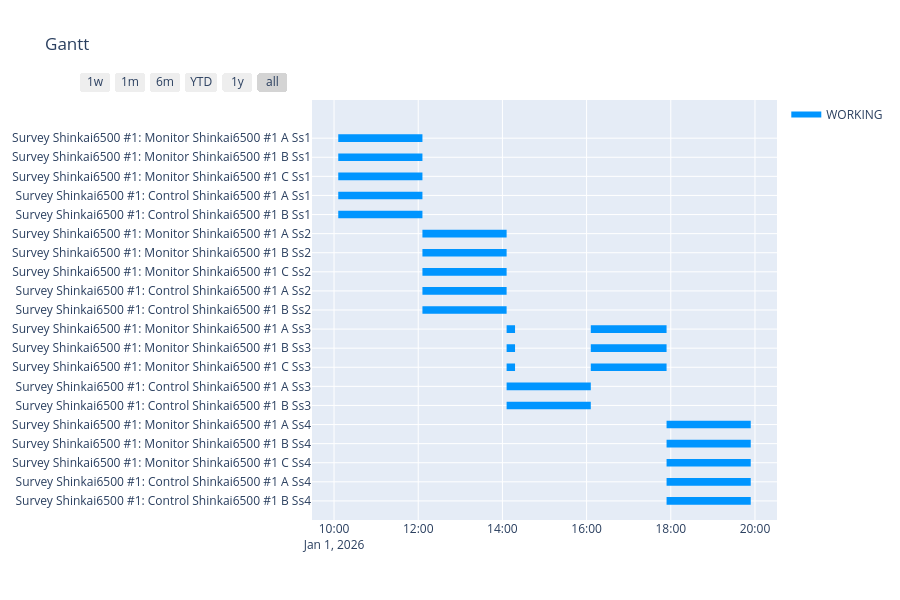

The cell this chart's notebook holds for it:
### Code cell
workflow_list = [sn6500_1_survey1]
task_id_list = [
    sn6500_1_monitor_A_Ss1.ID, sn6500_1_monitor_B_Ss1.ID, sn6500_1_monitor_C_Ss1.ID,
    sn6500_1_control_A_Ss1.ID, sn6500_1_control_B_Ss1.ID,
    sn6500_1_monitor_A_Ss2.ID, sn6500_1_monitor_B_Ss2.ID, sn6500_1_monitor_C_Ss2.ID,
    sn6500_1_control_A_Ss2.ID, sn6500_1_control_B_Ss2.ID,
    sn6500_1_monitor_A_Ss3.ID, sn6500_1_monitor_B_Ss3.ID, sn6500_1_monitor_C_Ss3.ID,
    sn6500_1_control_A_Ss3.ID, sn6500_1_control_B_Ss3.ID,
    sn6500_1_monitor_A_Ss4.ID, sn6500_1_monitor_B_Ss4.ID, sn6500_1_monitor_C_Ss4.ID,
    sn6500_1_control_A_Ss4.ID, sn6500_1_control_B_Ss4.ID,
    ]

combined_df = []
for wf in workflow_list:
    combined_df.extend(
        wf.create_data_for_gantt_plotly(
            init_datetime=project.init_datetime,
            unit_timedelta=project.unit_timedelta,
            target_id_order_list=list(task_id_list),
            view_ready=False,           # READY も表示したいなら True
            finish_margin=1.0
        )
    )

colors = {"WORKING": "rgb(0, 149, 255)", "READY": "rgb(107,127,135)"}

fig = create_gantt(
    combined_df,
    title="Gantt",
    colors=colors,
    index_col="State",
    showgrid_x=True,
    showgrid_y=True,
    group_tasks=True,
    show_colorbar=True,
)

fig.show()

### Figure 1 — Plotly figure (JSON) as saved in the notebook; plotly's stock layout.template omitted (floating-point values rounded to 4 significant figures)
{"data": [{"fill": "toself", "fillcolor": "rgb(0, 149, 255)", "hoverinfo": "name", "legendgroup": "rgb(0, 149, 255)", "mode": "none", "name": "WORKING", "type": "scatter", "x": ["2026-01-01 10:06:00", "2026-01-01 12:06:00", "2026-01-01 12:06:00", "2026-01-01 10:06:00", "2026-01-01 10:06:00", "2026-01-01 10:06:00", "2026-01-01 12:06:00", "2026-01-01 12:06:00", "2026-01-01 10:06:00", "2026-01-01 10:06:00", "2026-01-01 10:06:00", "2026-01-01 12:06:00", "2026-01-01 12:06:00", "2026-01-01 10:06:00", "2026-01-01 10:06:00", "2026-01-01 10:06:00", "2026-01-01 12:06:00", "2026-01-01 12:06:00", "2026-01-01 10:06:00", "2026-01-01 10:06:00", "2026-01-01 10:06:00", "2026-01-01 12:06:00", "2026-01-01 12:06:00", "2026-01-01 10:06:00", "2026-01-01 10:06:00", "2026-01-01 12:06:00", "2026-01-01 14:06:00", "2026-01-01 14:06:00", "2026-01-01 12:06:00", "2026-01-01 12:06:00", "2026-01-01 12:06:00", "2026-01-01 14:06:00", "2026-01-01 14:06:00", "2026-01-01 12:06:00", "2026-01-01 12:06:00", "2026-01-01 12:06:00", "2026-01-01 14:06:00", "2026-01-01 14:06:00", "2026-01-01 12:06:00", "2026-01-01 12:06:00", "2026-01-01 12:06:00", "2026-01-01 14:06:00", "2026-01-01 14:06:00", "2026-01-01 12:06:00", "2026-01-01 12:06:00", "2026-01-01 12:06:00", "2026-01-01 14:06:00", "2026-01-01 14:06:00", "2026-01-01 12:06:00", "2026-01-01 12:06:00", "2026-01-01 14:06:00", "2026-01-01 14:18:00", "2026-01-01 14:18:00", "2026-01-01 14:06:00", "2026-01-01 14:06:00", "2026-01-01 16:06:00", "2026-01-01 17:54:00", "2026-01-01 17:54:00", "2026-01-01 16:06:00", "2026-01-01 16:06:00", "2026-01-01 14:06:00", "2026-01-01 14:18:00", "2026-01-01 14:18:00", "2026-01-01 14:06:00", "2026-01-01 14:06:00", "2026-01-01 16:06:00", "2026-01-01 17:54:00", "2026-01-01 17:54:00", "2026-01-01 16:06:00", "2026-01-01 16:06:00", "2026-01-01 14:06:00", "2026-01-01 14:18:00", "2026-01-01 14:18:00", "2026-01-01 14:06:00", "2026-01-01 14:06:00", "2026-01-01 16:06:00", "2026-01-01 17:54:00", "2026-01-01 17:54:00", "2026-01-01 16:06:00", "2026-01-01 16:06:00", "2026-01-01 14:06:00", "2026-01-01 16:06:00", "2026-01-01 16:06:00", "2026-01-01 14:06:00", "2026-01-01 14:06:00", "2026-01-01 14:06:00", "2026-01-01 16:06:00", "2026-01-01 16:06:00", "2026-01-01 14:06:00", "2026-01-01 14:06:00", "2026-01-01 17:54:00", "2026-01-01 19:54:00", "2026-01-01 19:54:00", "2026-01-01 17:54:00", "2026-01-01 17:54:00", "2026-01-01 17:54:00", "2026-01-01 19:54:00", "2026-01-01 19:54:00", "2026-01-01 17:54:00", "2026-01-01 17:54:00", "2026-01-01 17:54:00", "2026-01-01 19:54:00", "2026-01-01 19:54:00", "2026-01-01 17:54:00", "2026-01-01 17:54:00", "2026-01-01 17:54:00", "2026-01-01 19:54:00", "2026-01-01 19:54:00", "2026-01-01 17:54:00", "2026-01-01 17:54:00", "2026-01-01 17:54:00", "2026-01-01 19:54:00", "2026-01-01 19:54:00", "2026-01-01 17:54:00"], "y": [18.8, 18.8, 19.2, 19.2, null, 17.8, 17.8, 18.2, 18.2, null, 16.8, 16.8, 17.2, 17.2, null, 15.8, 15.8, 16.2, 16.2, null, 14.8, 14.8, 15.2, 15.2, null, 13.8, 13.8, 14.2, 14.2, null, 12.8, 12.8, 13.2, 13.2, null, 11.8, 11.8, 12.2, 12.2, null, 10.8, 10.8, 11.2, 11.2, null, 9.8, 9.8, 10.2, 10.2, null, 8.8, 8.8, 9.2, 9.2, null, 8.8, 8.8, 9.2, 9.2, null, 7.8, 7.8, 8.2, 8.2, null, 7.8, 7.8, 8.2, 8.2, null, 6.8, 6.8, 7.2, 7.2, null, 6.8, 6.8, 7.2, 7.2, null, 5.8, 5.8, 6.2, 6.2, null, 4.8, 4.8, 5.2, 5.2, null, 3.8, 3.8, 4.2, 4.2, null, 2.8, 2.8, 3.2, 3.2, null, 1.8, 1.8, 2.2, 2.2, null, 0.8, 0.8, 1.2, 1.2, null, -0.2, -0.2, 0.2, 0.2]}, {"legendgroup": "rgb(0, 149, 255)", "marker": {"color": "rgb(0, 149, 255)", "opacity": 0, "size": 1}, "mode": "markers", "name": "", "showlegend": false, "text": [null, null, null, null, null, null, null, null, null, null, null, null, null, null, null, null, null, null, null, null, null, null, null, null, null, null, null, null, null, null, null, null, null, null, null, null, null, null, null, null, null, null, null, null, null, null], "type": "scatter", "x": ["2026-01-01 10:06:00", "2026-01-01 12:06:00", "2026-01-01 10:06:00", "2026-01-01 12:06:00", "2026-01-01 10:06:00", "2026-01-01 12:06:00", "2026-01-01 10:06:00", "2026-01-01 12:06:00", "2026-01-01 10:06:00", "2026-01-01 12:06:00", "2026-01-01 12:06:00", "2026-01-01 14:06:00", "2026-01-01 12:06:00", "2026-01-01 14:06:00", "2026-01-01 12:06:00", "2026-01-01 14:06:00", "2026-01-01 12:06:00", "2026-01-01 14:06:00", "2026-01-01 12:06:00", "2026-01-01 14:06:00", "2026-01-01 14:06:00", "2026-01-01 14:18:00", "2026-01-01 16:06:00", "2026-01-01 17:54:00", "2026-01-01 14:06:00", "2026-01-01 14:18:00", "2026-01-01 16:06:00", "2026-01-01 17:54:00", "2026-01-01 14:06:00", "2026-01-01 14:18:00", "2026-01-01 16:06:00", "2026-01-01 17:54:00", "2026-01-01 14:06:00", "2026-01-01 16:06:00", "2026-01-01 14:06:00", "2026-01-01 16:06:00", "2026-01-01 17:54:00", "2026-01-01 19:54:00", "2026-01-01 17:54:00", "2026-01-01 19:54:00", "2026-01-01 17:54:00", "2026-01-01 19:54:00", "2026-01-01 17:54:00", "2026-01-01 19:54:00", "2026-01-01 17:54:00", "2026-01-01 19:54:00"], "y": [19, 19, 18, 18, 17, 17, 16, 16, 15, 15, 14, 14, 13, 13, 12, 12, 11, 11, 10, 10, 9, 9, 9, 9, 8, 8, 8, 8, 7, 7, 7, 7, 6, 6, 5, 5, 4, 4, 3, 3, 2, 2, 1, 1, 0, 0]}], "layout": {"height": 600, "hovermode": "closest", "showlegend": true, "title": {"text": "Gantt"}, "xaxis": {"rangeselector": {"buttons": [{"count": 7, "label": "1w", "step": "day", "stepmode": "backward"}, {"count": 1, "label": "1m", "step": "month", "stepmode": "backward"}, {"count": 6, "label": "6m", "step": "month", "stepmode": "backward"}, {"count": 1, "label": "YTD", "step": "year", "stepmode": "todate"}, {"count": 1, "label": "1y", "step": "year", "stepmode": "backward"}, {"step": "all"}]}, "showgrid": true, "type": "date", "zeroline": false}, "yaxis": {"autorange": false, "range": [-1, 21], "showgrid": true, "ticktext": ["Survey Shinkai6500 #1: Control Shinkai6500 #1 B Ss4", "Survey Shinkai6500 #1: Control Shinkai6500 #1 A Ss4", "Survey Shinkai6500 #1: Monitor Shinkai6500 #1 C Ss4", "Survey Shinkai6500 #1: Monitor Shinkai6500 #1 B Ss4", "Survey Shinkai6500 #1: Monitor Shinkai6500 #1 A Ss4", "Survey Shinkai6500 #1: Control Shinkai6500 #1 B Ss3", "Survey Shinkai6500 #1: Control Shinkai6500 #1 A Ss3", "Survey Shinkai6500 #1: Monitor Shinkai6500 #1 C Ss3", "Survey Shinkai6500 #1: Monitor Shinkai6500 #1 B Ss3", "Survey Shinkai6500 #1: Monitor Shinkai6500 #1 A Ss3", "Survey Shinkai6500 #1: Control Shinkai6500 #1 B Ss2", "Survey Shinkai6500 #1: Control Shinkai6500 #1 A Ss2", "Survey Shinkai6500 #1: Monitor Shinkai6500 #1 C Ss2", "Survey Shinkai6500 #1: Monitor Shinkai6500 #1 B Ss2", "Survey Shinkai6500 #1: Monitor Shinkai6500 #1 A Ss2", "Survey Shinkai6500 #1: Control Shinkai6500 #1 B Ss1", "Survey Shinkai6500 #1: Control Shinkai6500 #1 A Ss1", "Survey Shinkai6500 #1: Monitor Shinkai6500 #1 C Ss1", "Survey Shinkai6500 #1: Monitor Shinkai6500 #1 B Ss1", "Survey Shinkai6500 #1: Monitor Shinkai6500 #1 A Ss1"], "tickvals": [0, 1, 2, 3, 4, 5, 6, 7, 8, 9, 10, 11, 12, 13, 14, 15, 16, 17, 18, 19], "zeroline": false}}}
